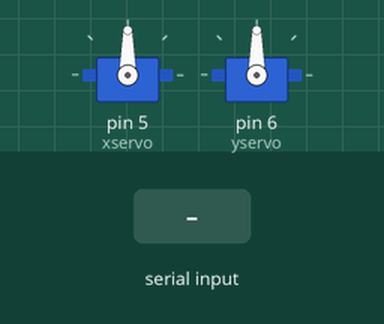
This sketch was run on a simulated Arduino Leonardo, built with avr-gcc and run on an emulated ATmega32U4. On the bench: 2 × servo. The inputs (shaded band) are chosen by the test bench.

Above: at 1.2 s.
1.3 s: "90,45\n" received over the second serial link
At 1.8 s:
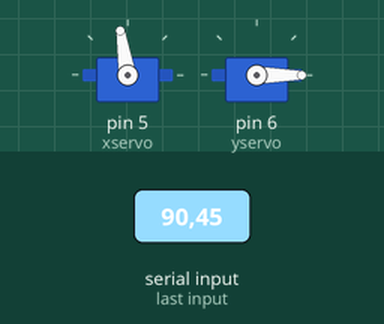
2.8 s: "30,150\n" received over the second serial link
At 4.0 s:
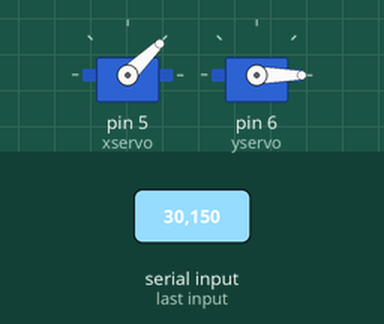
4.3 s: "5\n" received over the second serial link
At 5.3 s:
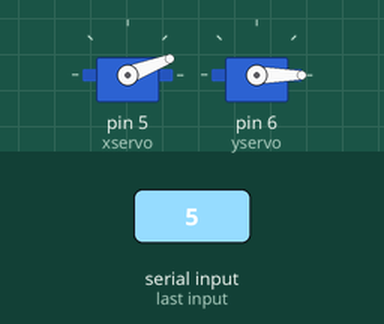
5.8 s: "200\n" received over the second serial link
At 6.4 s:
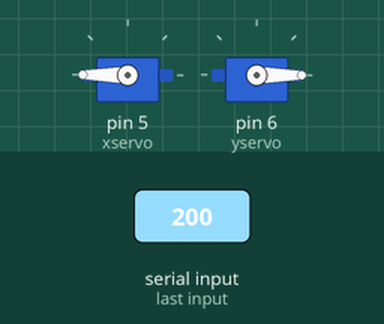
7.3 s: "1,90\n" received over the second serial link
At 7.6 s:
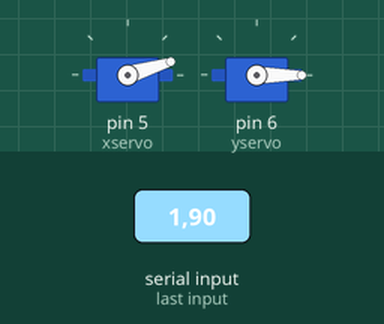
8.8 s: "1,90,45\n" received over the second serial link
At 9.9 s:
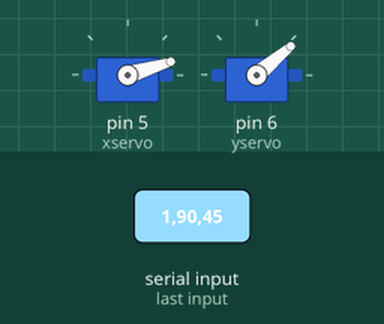
Timing chart, 0 to 11.3 s (numbered marks = the images above; inputs shaded):
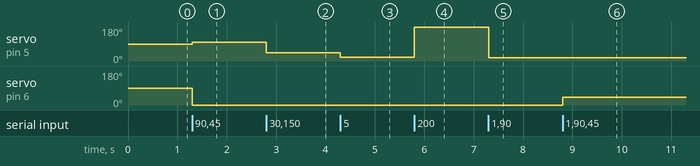

The sketch:

akita2021_servo.ino
```cpp
#include <Servo.h>
#include <string.h>
#include <SoftwareSerial.h>
//https://ameblo.jp/geotechlab-workshop/entry-12624606387.html

Servo xservo;
Servo yservo;
float xyz[2];
float buf;

//SoftwareSerial Serial1 = SoftwareSerial(7,2)//rx,tx;

void setup() {
  xservo.attach(5);
  yservo.attach(6);
  Serial.begin( 115200 );
  Serial1.begin(115200);

}

void loop() {
  //xyz[0] =90;
  //xyz[1] =90;
  if (Serial1.available() > 0) {
    String str = Serial1.readStringUntil('\n');
    //buf=str.toFloat();
    //Serial.println(buf);
    String str0 = str.substring(0, 5);
    String str1 = str.substring(5);
    xyz[0] = str0.toFloat();
    xyz[1] = str1.toFloat();
    xservo.writeMicroseconds(710+(9.5*xyz[0]));//増えると時計回り
    yservo.writeMicroseconds(530+(9.5*xyz[1]));//増えると上向き

    //Serial.println(xyz[0]);
    //Serial.println(xyz[1]);
  }


}
```

Measured:
- after the input at 1.3 s, servo on pin 5 (xservo): 90° → 99° at once; servo on pin 6 (yservo): 90° → 0° at once
- after the input at 2.8 s, servo on pin 5 (xservo): 99° → 44° at once
- after the input at 4.3 s, servo on pin 5 (xservo): 44° → 21° at once
- after the input at 5.8 s, servo on pin 5 (xservo): 21° → 180° at once
- after the input at 7.3 s, servo on pin 5 (xservo): 180° → 17° at once
- after the input at 8.8 s, servo on pin 6 (yservo): 0° → 40° at once
